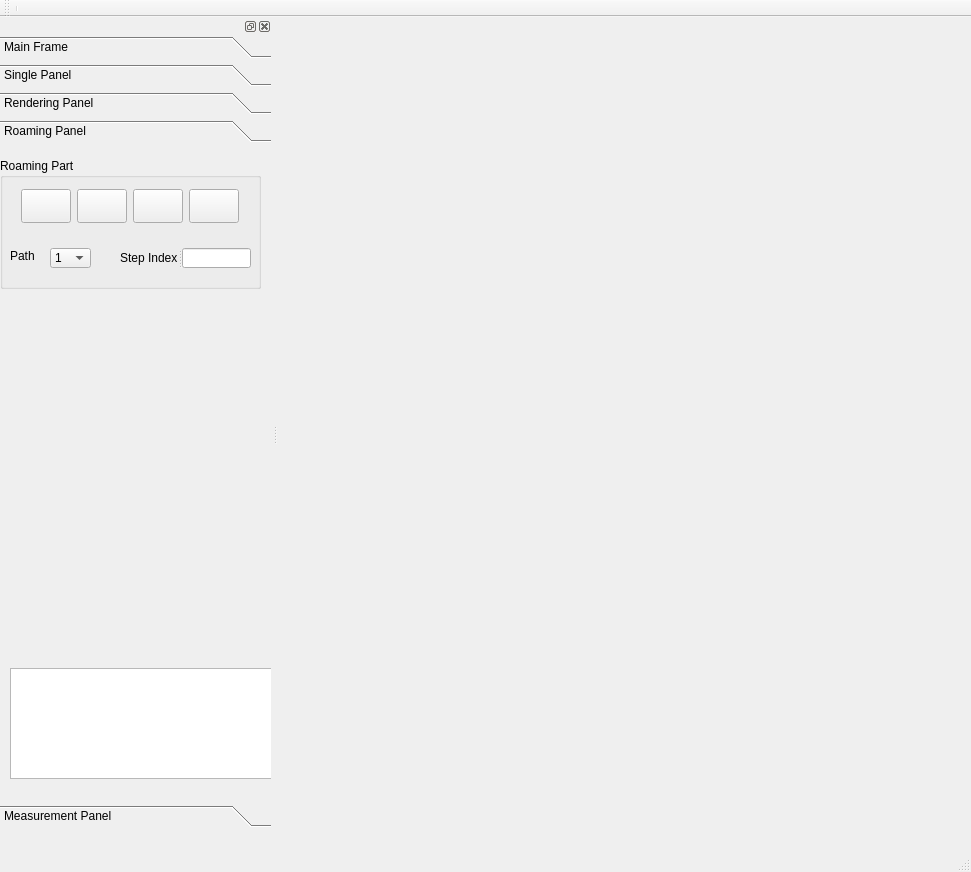
<?xml version="1.0" encoding="UTF-8"?>
<ui version="4.0">
 <class>MainWindow</class>
 <widget class="QMainWindow" name="MainWindow">
  <property name="geometry">
   <rect>
    <x>0</x>
    <y>0</y>
    <width>971</width>
    <height>872</height>
   </rect>
  </property>
  <property name="windowTitle">
   <string>MainWindow</string>
  </property>
  <widget class="QWidget" name="centralWidget"/>
  <widget class="QMenuBar" name="menuBar">
   <property name="geometry">
    <rect>
     <x>0</x>
     <y>0</y>
     <width>971</width>
     <height>23</height>
    </rect>
   </property>
  </widget>
  <widget class="QToolBar" name="mainToolBar">
   <attribute name="toolBarArea">
    <enum>TopToolBarArea</enum>
   </attribute>
   <attribute name="toolBarBreak">
    <bool>false</bool>
   </attribute>
   <addaction name="separator"/>
  </widget>
  <widget class="QStatusBar" name="statusBar"/>
  <widget class="QDockWidget" name="panelDock">
   <property name="sizePolicy">
    <sizepolicy hsizetype="Preferred" vsizetype="Expanding">
     <horstretch>0</horstretch>
     <verstretch>0</verstretch>
    </sizepolicy>
   </property>
   <property name="minimumSize">
    <size>
     <width>272</width>
     <height>38</height>
    </size>
   </property>
   <property name="baseSize">
    <size>
     <width>0</width>
     <height>0</height>
    </size>
   </property>
   <attribute name="dockWidgetArea">
    <number>1</number>
   </attribute>
   <widget class="QWidget" name="dockWidgetContents">
    <property name="sizePolicy">
     <sizepolicy hsizetype="Preferred" vsizetype="Preferred">
      <horstretch>0</horstretch>
      <verstretch>0</verstretch>
     </sizepolicy>
    </property>
    <widget class="QToolBox" name="toolBox">
     <property name="geometry">
      <rect>
       <x>0</x>
       <y>0</y>
       <width>271</width>
       <height>791</height>
      </rect>
     </property>
     <property name="minimumSize">
      <size>
       <width>271</width>
       <height>0</height>
      </size>
     </property>
     <property name="currentIndex">
      <number>3</number>
     </property>
     <widget class="QWidget" name="page">
      <property name="geometry">
       <rect>
        <x>0</x>
        <y>0</y>
        <width>100</width>
        <height>30</height>
        <width>98</width>
        <height>28</height>
       </rect>
      </property>
      <attribute name="label">
       <string>Main Frame</string>
      </attribute>
      <widget class="QWidget" name="widget" native="true">
       <property name="geometry">
        <rect>
         <x>0</x>
         <y>-1</y>
         <width>271</width>
         <height>541</height>
        </rect>
       </property>
       <widget class="QGroupBox" name="groupBox_4">
        <property name="geometry">
         <rect>
          <x>0</x>
          <y>30</y>
          <width>271</width>
          <height>471</height>
         </rect>
        </property>
        <property name="styleSheet">
         <string notr="true">font: 75 12pt &quot;Times New Roman&quot;;</string>
        </property>
        <property name="title">
         <string>Display Mode</string>
        </property>
        <widget class="QSplitter" name="splitter_3">
         <property name="geometry">
          <rect>
           <x>10</x>
           <y>40</y>
           <width>251</width>
           <height>361</height>
          </rect>
         </property>
         <property name="orientation">
          <enum>Qt::Vertical</enum>
         </property>
         <widget class="QPushButton" name="pb_test1view">
          <property name="styleSheet">
           <string notr="true">font: 75 18pt &quot;Times New Roman&quot;;
background-color: rgb(170, 255, 255);</string>
          </property>
          <property name="text">
           <string>Single Show Mode</string>
          </property>
         </widget>
         <widget class="QPushButton" name="pb_test3view">
          <property name="styleSheet">
           <string notr="true">font: 75 18pt &quot;Times New Roman&quot;;
background-color: rgb(170, 170, 255);</string>
          </property>
          <property name="text">
           <string>Roaming Mode</string>
          </property>
         </widget>
         <widget class="QPushButton" name="pb_test2view">
          <property name="styleSheet">
           <string notr="true">font: 75 18pt &quot;Times New Roman&quot;;
background-color: rgb(170, 85, 0);</string>
          </property>
          <property name="text">
           <string>  Compare Mode  </string>
          </property>
         </widget>
         <widget class="QPushButton" name="pb_test4view">
          <property name="styleSheet">
           <string notr="true">font: 75 18pt &quot;Times New Roman&quot;;
background-color: rgb(255, 170, 255);</string>
          </property>
          <property name="text">
           <string>Measurement Mode</string>
          </property>
         </widget>
        </widget>
       </widget>
      </widget>
     </widget>
     <widget class="QWidget" name="page_3">
      <property name="geometry">
       <rect>
        <x>0</x>
        <y>0</y>
        <width>100</width>
        <height>30</height>
       </rect>
      </property>
      <attribute name="label">
       <string>Single Panel</string>
      </attribute>
      <widget class="QWidget" name="widget_2" native="true">
       <property name="geometry">
        <rect>
         <x>0</x>
         <y>0</y>
         <width>271</width>
         <height>571</height>
        </rect>
       </property>
       <widget class="QGroupBox" name="groupBox">
        <property name="geometry">
         <rect>
          <x>0</x>
          <y>10</y>
          <width>271</width>
          <height>221</height>
         </rect>
        </property>
        <property name="styleSheet">
         <string notr="true"/>
        </property>
        <property name="title">
         <string>Segmentation Part</string>
        </property>
        <widget class="QWidget" name="verticalLayoutWidget">
         <property name="geometry">
          <rect>
           <x>0</x>
           <y>20</y>
           <width>201</width>
           <height>137</height>
          </rect>
         </property>
         <layout class="QVBoxLayout" name="verticalLayout">
          <item>
           <widget class="QCommandLinkButton" name="cb_open3dreg">
            <property name="text">
             <string>Open 3D Reginrowing</string>
            </property>
           </widget>
          </item>
          <item>
           <widget class="QCommandLinkButton" name="cb_openlevelset">
            <property name="text">
             <string>Open Level Set</string>
            </property>
           </widget>
          </item>
          <item>
           <widget class="QCommandLinkButton" name="cb_openregdetect">
            <property name="text">
             <string>Open Shape Detection</string>
            </property>
           </widget>
          </item>
         </layout>
        </widget>
        <widget class="QWidget" name="layoutWidget">
         <property name="geometry">
          <rect>
           <x>200</x>
           <y>10</y>
           <width>67</width>
           <height>161</height>
          </rect>
         </property>
         <layout class="QVBoxLayout" name="verticalLayout_3">
          <item>
           <widget class="QComboBox" name="cbb_show_3dreg">
            <item>
             <property name="text">
              <string>Frame</string>
             </property>
            </item>
            <item>
             <property name="text">
              <string>Line</string>
             </property>
            </item>
            <item>
             <property name="text">
              <string>Point</string>
             </property>
            </item>
            <item>
             <property name="text">
              <string>Hide</string>
             </property>
            </item>
           </widget>
          </item>
          <item>
           <widget class="QComboBox" name="cbb_show_ls">
            <item>
             <property name="text">
              <string>Frame</string>
             </property>
            </item>
            <item>
             <property name="text">
              <string>Line</string>
             </property>
            </item>
            <item>
             <property name="text">
              <string>Point</string>
             </property>
            </item>
            <item>
             <property name="text">
              <string>Hide</string>
             </property>
            </item>
           </widget>
          </item>
          <item>
           <widget class="QComboBox" name="cbb_show_sd">
            <item>
             <property name="text">
              <string>Frame</string>
             </property>
            </item>
            <item>
             <property name="text">
              <string>Line</string>
             </property>
            </item>
            <item>
             <property name="text">
              <string>Point</string>
             </property>
            </item>
            <item>
             <property name="text">
              <string>Hide</string>
             </property>
            </item>
           </widget>
          </item>
         </layout>
        </widget>
        <widget class="QCheckBox" name="cb_collectionShow">
         <property name="geometry">
          <rect>
           <x>150</x>
           <y>190</y>
           <width>111</width>
           <height>20</height>
          </rect>
         </property>
         <property name="text">
          <string>Collection Show</string>
         </property>
        </widget>
       </widget>
       <widget class="QGroupBox" name="groupBox_2">
        <property name="geometry">
         <rect>
          <x>0</x>
          <y>240</y>
          <width>261</width>
          <height>71</height>
         </rect>
        </property>
        <property name="title">
         <string>CenterLine Part</string>
        </property>
        <widget class="QWidget" name="layoutWidget">
         <property name="geometry">
          <rect>
           <x>11</x>
           <y>20</y>
           <width>241</width>
           <height>20</height>
          </rect>
         </property>
         <layout class="QHBoxLayout" name="horizontalLayout_3">
          <item>
           <widget class="QCheckBox" name="cb_ctrline_method1">
            <property name="text">
             <string>Method 1</string>
            </property>
           </widget>
          </item>
          <item>
           <widget class="QCheckBox" name="cb_ctrline_method2">
            <property name="text">
             <string>Method 2</string>
            </property>
           </widget>
          </item>
          <item>
           <widget class="QCheckBox" name="cb_ctrline_method3">
            <property name="text">
             <string>Method 3</string>
            </property>
           </widget>
          </item>
         </layout>
        </widget>
        <widget class="QRadioButton" name="rb_pointpicker">
         <property name="geometry">
          <rect>
           <x>160</x>
           <y>50</y>
           <width>89</width>
           <height>16</height>
          </rect>
         </property>
         <property name="text">
          <string>Point Picker</string>
         </property>
        </widget>
       </widget>
       <widget class="QGroupBox" name="groupBox_6">
        <property name="geometry">
         <rect>
          <x>0</x>
          <y>330</y>
          <width>261</width>
          <height>171</height>
         </rect>
        </property>
        <property name="title">
         <string>measure on stl</string>
        </property>
        <widget class="QCheckBox" name="cb_cuttingwidget">
         <property name="geometry">
          <rect>
           <x>20</x>
           <y>20</y>
           <width>81</width>
           <height>21</height>
          </rect>
         </property>
         <property name="text">
          <string>cutter</string>
         </property>
        </widget>
        <widget class="QTextEdit" name="textEdit">
         <property name="geometry">
          <rect>
           <x>20</x>
           <y>90</y>
           <width>221</width>
           <height>81</height>
          </rect>
         </property>
        </widget>
        <widget class="QWidget" name="layoutWidget">
         <property name="geometry">
          <rect>
           <x>20</x>
           <y>50</y>
           <width>221</width>
           <height>25</height>
          </rect>
         </property>
         <layout class="QHBoxLayout" name="horizontalLayout_2">
          <item>
           <widget class="QPushButton" name="pb_cut">
            <property name="text">
             <string>Cut</string>
            </property>
           </widget>
          </item>
          <item>
           <widget class="QCheckBox" name="cb_cuttingContour">
            <property name="text">
             <string>cutting cotour</string>
            </property>
           </widget>
          </item>
         </layout>
        </widget>
       </widget>
      </widget>
     </widget>
     <widget class="QWidget" name="page_2">
      <property name="geometry">
       <rect>
        <x>0</x>
        <y>0</y>
        <width>100</width>
        <height>30</height>
       </rect>
      </property>
      <attribute name="label">
       <string>Rendering Panel</string>
      </attribute>
      <widget class="QWidget" name="verticalLayoutWidget_4">
       <property name="geometry">
        <rect>
         <x>0</x>
         <y>0</y>
         <width>271</width>
         <height>151</height>
        </rect>
       </property>
       <layout class="QVBoxLayout" name="verticalLayout_2">
        <item>
         <widget class="QGroupBox" name="groupBox_7">
          <property name="title">
           <string>Surface Rendering</string>
          </property>
          <widget class="QPushButton" name="pb_openSurface">
           <property name="geometry">
            <rect>
             <x>184</x>
             <y>10</y>
             <width>81</width>
             <height>23</height>
            </rect>
           </property>
           <property name="text">
            <string>Open Surface</string>
           </property>
          </widget>
          <widget class="QWidget" name="layoutWidget_2">
           <property name="geometry">
            <rect>
             <x>5</x>
             <y>40</y>
             <width>136</width>
             <height>41</height>
            </rect>
           </property>
           <layout class="QVBoxLayout" name="verticalLayout_10">
            <item>
             <layout class="QHBoxLayout" name="horizontalLayout_11">
              <item>
               <widget class="QLabel" name="label_5">
                <property name="text">
                 <string>RelaxationFactor </string>
                </property>
               </widget>
              </item>
              <item>
               <widget class="QLabel" name="m_labelRelaxationFactor">
                <property name="text">
                 <string>0.00</string>
                </property>
               </widget>
              </item>
             </layout>
            </item>
            <item>
             <widget class="QSlider" name="m_hsRelaxationFactor">
              <property name="styleSheet">
               <string notr="true">QSlider::groove:horizontal {
border: 1px solid #bbb;
background: white;
height: 10px;
border-radius: 4px;
}

QSlider::sub-page:horizontal {
background: qlineargradient(x1: 0, y1: 0,    x2: 0, y2: 1,
    stop: 0 #66e, stop: 1 #bbf);
background: qlineargradient(x1: 0, y1: 0.2, x2: 1, y2: 1,
    stop: 0 #bbf, stop: 1 #55f);
border: 1px solid #777;
height: 10px;
border-radius: 4px;
}

QSlider::add-page:horizontal {
background: #fff;
border: 1px solid #777;
height: 10px;
border-radius: 4px;
}

QSlider::handle:horizontal {
background: qlineargradient(x1:0, y1:0, x2:1, y2:1,
    stop:0 #eee, stop:1 #ccc);
border: 1px solid #777;
width: 13px;
margin-top: -2px;
margin-bottom: -2px;
border-radius: 4px;
}

QSlider::handle:horizontal:hover {
background: qlineargradient(x1:0, y1:0, x2:1, y2:1,
    stop:0 #fff, stop:1 #ddd);
border: 1px solid #444;
border-radius: 4px;
}

QSlider::sub-page:horizontal:disabled {
background: #bbb;
border-color: #999;
}

QSlider::add-page:horizontal:disabled {
background: #eee;
border-color: #999;
}

QSlider::handle:horizontal:disabled {
background: #eee;
border: 1px solid #aaa;
border-radius: 4px;
}</string>
              </property>
              <property name="orientation">
               <enum>Qt::Horizontal</enum>
              </property>
             </widget>
            </item>
           </layout>
          </widget>
          <widget class="QWidget" name="layoutWidget_3">
           <property name="geometry">
            <rect>
             <x>150</x>
             <y>40</y>
             <width>121</width>
             <height>41</height>
            </rect>
           </property>
           <layout class="QVBoxLayout" name="verticalLayout_9">
            <item>
             <layout class="QHBoxLayout" name="horizontalLayout_10">
              <item>
               <widget class="QLabel" name="label_6">
                <property name="text">
                 <string>iterNums</string>
                </property>
               </widget>
              </item>
              <item>
               <widget class="QLabel" name="m_labelIterNums">
                <property name="text">
                 <string>0</string>
                </property>
               </widget>
              </item>
             </layout>
            </item>
            <item>
             <widget class="QSlider" name="m_hsIterNums">
              <property name="styleSheet">
               <string notr="true">QSlider::groove:horizontal {
border: 1px solid #bbb;
background: white;
height: 10px;
border-radius: 4px;
}

QSlider::sub-page:horizontal {
background: qlineargradient(x1: 0, y1: 0,    x2: 0, y2: 1,
    stop: 0 #66e, stop: 1 #bbf);
background: qlineargradient(x1: 0, y1: 0.2, x2: 1, y2: 1,
    stop: 0 #bbf, stop: 1 #55f);
border: 1px solid #777;
height: 10px;
border-radius: 4px;
}

QSlider::add-page:horizontal {
background: #fff;
border: 1px solid #777;
height: 10px;
border-radius: 4px;
}

QSlider::handle:horizontal {
background: qlineargradient(x1:0, y1:0, x2:1, y2:1,
    stop:0 #eee, stop:1 #ccc);
border: 1px solid #777;
width: 13px;
margin-top: -2px;
margin-bottom: -2px;
border-radius: 4px;
}

QSlider::handle:horizontal:hover {
background: qlineargradient(x1:0, y1:0, x2:1, y2:1,
    stop:0 #fff, stop:1 #ddd);
border: 1px solid #444;
border-radius: 4px;
}

QSlider::sub-page:horizontal:disabled {
background: #bbb;
border-color: #999;
}

QSlider::add-page:horizontal:disabled {
background: #eee;
border-color: #999;
}

QSlider::handle:horizontal:disabled {
background: #eee;
border: 1px solid #aaa;
border-radius: 4px;
}</string>
              </property>
              <property name="maximum">
               <number>1000</number>
              </property>
              <property name="orientation">
               <enum>Qt::Horizontal</enum>
              </property>
             </widget>
            </item>
           </layout>
          </widget>
          <widget class="QWidget" name="layoutWidget_4">
           <property name="geometry">
            <rect>
             <x>150</x>
             <y>90</y>
             <width>121</width>
             <height>43</height>
            </rect>
           </property>
           <layout class="QVBoxLayout" name="verticalLayout_15">
            <item>
             <layout class="QHBoxLayout" name="horizontalLayout_13">
              <item>
               <widget class="QLabel" name="label_9">
                <property name="text">
                 <string>speed</string>
                </property>
               </widget>
              </item>
              <item>
               <widget class="QLabel" name="label_10">
                <property name="text">
                 <string/>
                </property>
               </widget>
              </item>
             </layout>
            </item>
            <item>
             <widget class="QSlider" name="m_hsspeed">
              <property name="styleSheet">
               <string notr="true">QSlider::groove:horizontal {
border: 1px solid #bbb;
background: white;
height: 10px;
border-radius: 4px;
}

QSlider::sub-page:horizontal {
background: qlineargradient(x1: 0, y1: 0,    x2: 0, y2: 1,
    stop: 0 #66e, stop: 1 #bbf);
background: qlineargradient(x1: 0, y1: 0.2, x2: 1, y2: 1,
    stop: 0 #bbf, stop: 1 #55f);
border: 1px solid #777;
height: 10px;
border-radius: 4px;
}

QSlider::add-page:horizontal {
background: #fff;
border: 1px solid #777;
height: 10px;
border-radius: 4px;
}

QSlider::handle:horizontal {
background: qlineargradient(x1:0, y1:0, x2:1, y2:1,
    stop:0 #eee, stop:1 #ccc);
border: 1px solid #777;
width: 13px;
margin-top: -2px;
margin-bottom: -2px;
border-radius: 4px;
}

QSlider::handle:horizontal:hover {
background: qlineargradient(x1:0, y1:0, x2:1, y2:1,
    stop:0 #fff, stop:1 #ddd);
border: 1px solid #444;
border-radius: 4px;
}

QSlider::sub-page:horizontal:disabled {
background: #bbb;
border-color: #999;
}

QSlider::add-page:horizontal:disabled {
background: #eee;
border-color: #999;
}

QSlider::handle:horizontal:disabled {
background: #eee;
border: 1px solid #aaa;
border-radius: 4px;
}</string>
              </property>
              <property name="orientation">
               <enum>Qt::Horizontal</enum>
              </property>
             </widget>
            </item>
           </layout>
          </widget>
          <widget class="QCheckBox" name="cb_sur_freeroaming">
           <property name="geometry">
            <rect>
             <x>10</x>
             <y>100</y>
             <width>121</width>
             <height>21</height>
            </rect>
           </property>
           <property name="text">
            <string>free roaming on</string>
           </property>
          </widget>
         </widget>
        </item>
       </layout>
      </widget>
      <widget class="QGroupBox" name="groupBox_8">
       <property name="geometry">
        <rect>
         <x>0</x>
         <y>150</y>
         <width>271</width>
         <height>521</height>
        </rect>
       </property>
       <property name="title">
        <string>Volume Rendering</string>
       </property>
       <widget class="QWidget" name="verticalLayoutWidget_2">
        <property name="geometry">
         <rect>
          <x>0</x>
          <y>60</y>
          <width>271</width>
          <height>491</height>
         </rect>
        </property>
        <layout class="QVBoxLayout" name="vlayout_rendering"/>
       </widget>
       <widget class="QWidget" name="layoutWidget">
        <property name="geometry">
         <rect>
          <x>0</x>
          <y>20</y>
          <width>276</width>
          <height>36</height>
         </rect>
        </property>
        <layout class="QHBoxLayout" name="horizontalLayout_4">
         <item>
          <widget class="QPushButton" name="pb_openMask">
           <property name="text">
            <string>Open Mask</string>
           </property>
          </widget>
         </item>
         <item>
          <widget class="QLabel" name="label_3">
           <property name="autoFillBackground">
            <bool>true</bool>
           </property>
           <property name="styleSheet">
            <string notr="true">
color: rgb(255, 0, 0);
font: 22pt &quot;Agency FB&quot;;</string>
           </property>
           <property name="text">
            <string>+</string>
           </property>
           <property name="alignment">
            <set>Qt::AlignCenter</set>
           </property>
          </widget>
         </item>
         <item>
          <widget class="QPushButton" name="pb_openVolume">
           <property name="text">
            <string>Open Raw</string>
           </property>
          </widget>
         </item>
         <item>
          <widget class="QLabel" name="label_4">
           <property name="autoFillBackground">
            <bool>true</bool>
           </property>
           <property name="styleSheet">
            <string notr="true">
color: rgb(255, 0, 0);
font: 22pt &quot;Agency FB&quot;;</string>
           </property>
           <property name="text">
            <string>=</string>
           </property>
           <property name="alignment">
            <set>Qt::AlignCenter</set>
           </property>
          </widget>
         </item>
         <item>
          <widget class="QPushButton" name="pb_buildVolume">
           <property name="text">
            <string>volume</string>
           </property>
          </widget>
         </item>
        </layout>
       </widget>
      </widget>
     </widget>
     <widget class="QWidget" name="page_4">
      <property name="geometry">
       <rect>
        <x>0</x>
        <y>0</y>
        <width>98</width>
        <height>28</height>
       </rect>
      </property>
      <attribute name="label">
       <string>Roaming Panel</string>
      </attribute>
      <widget class="QGroupBox" name="groupBox_3">
       <property name="geometry">
        <rect>
         <x>0</x>
         <y>10</y>
         <width>261</width>
         <height>131</height>
        </rect>
       </property>
       <property name="title">
        <string>Roaming Part</string>
       </property>
       <widget class="QLabel" name="label">
        <property name="geometry">
         <rect>
          <x>10</x>
          <y>90</y>
          <width>31</width>
          <height>16</height>
         </rect>
        </property>
        <property name="text">
         <string>Path</string>
        </property>
       </widget>
       <widget class="QComboBox" name="cbb_curPath">
        <property name="geometry">
         <rect>
          <x>50</x>
          <y>90</y>
          <width>41</width>
          <height>20</height>
         </rect>
        </property>
        <item>
         <property name="text">
          <string>1</string>
         </property>
        </item>
        <item>
         <property name="text">
          <string>2</string>
         </property>
        </item>
       </widget>
       <widget class="QSplitter" name="splitter_2">
        <property name="geometry">
         <rect>
          <x>120</x>
          <y>90</y>
          <width>131</width>
          <height>20</height>
         </rect>
        </property>
        <property name="orientation">
         <enum>Qt::Horizontal</enum>
        </property>
        <widget class="QLabel" name="label_2">
         <property name="text">
          <string>Step Index</string>
         </property>
        </widget>
        <widget class="QLineEdit" name="lineEdit"/>
       </widget>
       <widget class="QWidget" name="layoutWidget">
        <property name="geometry">
         <rect>
          <x>10</x>
          <y>20</y>
          <width>240</width>
          <height>56</height>
         </rect>
        </property>
        <layout class="QHBoxLayout" name="horizontalLayout">
         <item>
          <widget class="QToolButton" name="tb_play">
           <property name="autoFillBackground">
            <bool>false</bool>
           </property>
           <property name="styleSheet">
            <string notr="true"/>
           </property>
           <property name="text">
            <string/>
           </property>
           <property name="icon">
            <iconset resource="resources.qrc">
             <normaloff>:/res/icon/play.png</normaloff>:/res/icon/play.png</iconset>
           </property>
           <property name="iconSize">
            <size>
             <width>48</width>
             <height>48</height>
            </size>
           </property>
          </widget>
         </item>
         <item>
          <widget class="QToolButton" name="tb_stop">
           <property name="autoFillBackground">
            <bool>true</bool>
           </property>
           <property name="text">
            <string/>
           </property>
           <property name="icon">
            <iconset resource="resources.qrc">
             <normaloff>:/res/icon/stop.png</normaloff>:/res/icon/stop.png</iconset>
           </property>
           <property name="iconSize">
            <size>
             <width>48</width>
             <height>48</height>
            </size>
           </property>
          </widget>
         </item>
         <item>
          <widget class="QToolButton" name="tb_backward">
           <property name="autoFillBackground">
            <bool>true</bool>
           </property>
           <property name="text">
            <string/>
           </property>
           <property name="icon">
            <iconset resource="resources.qrc">
             <normaloff>:/res/icon/previous.png</normaloff>:/res/icon/previous.png</iconset>
           </property>
           <property name="iconSize">
            <size>
             <width>48</width>
             <height>48</height>
            </size>
           </property>
          </widget>
         </item>
         <item>
          <widget class="QToolButton" name="tb_forward">
           <property name="autoFillBackground">
            <bool>true</bool>
           </property>
           <property name="text">
            <string/>
           </property>
           <property name="icon">
            <iconset resource="resources.qrc">
             <normaloff>:/res/icon/next.png</normaloff>:/res/icon/next.png</iconset>
           </property>
           <property name="iconSize">
            <size>
             <width>48</width>
             <height>48</height>
            </size>
           </property>
          </widget>
         </item>
        </layout>
       </widget>
      </widget>
      <widget class="QWidget" name="NavgunitWidget" native="true">
       <property name="geometry">
        <rect>
         <x>0</x>
         <y>160</y>
         <width>281</width>
         <height>351</height>
        </rect>
       </property>
       <property name="sizePolicy">
        <sizepolicy hsizetype="Preferred" vsizetype="Preferred">
         <horstretch>0</horstretch>
         <verstretch>0</verstretch>
        </sizepolicy>
       </property>
      </widget>
      <widget class="QTextEdit" name="tb_rawdatainfo">
       <property name="geometry">
        <rect>
         <x>10</x>
         <y>520</y>
         <width>271</width>
         <height>111</height>
        </rect>
       </property>
      </widget>
     </widget>
     <widget class="QWidget" name="page_5">
      <property name="geometry">
       <rect>
        <x>0</x>
        <y>0</y>
        <width>100</width>
        <height>30</height>
        <width>98</width>
        <height>28</height>
       </rect>
      </property>
      <attribute name="label">
       <string>Measurement Panel</string>
      </attribute>
      <widget class="QWidget" name="verticalLayoutWidget_3">
       <property name="geometry">
        <rect>
         <x>0</x>
         <y>0</y>
         <width>271</width>
         <height>541</height>
        </rect>
       </property>
       <layout class="QVBoxLayout" name="verticalLayout_4">
        <item>
         <widget class="QGroupBox" name="groupBox_5">
          <property name="title">
           <string>Measurement Part</string>
          </property>
          <widget class="QTextEdit" name="tb_infoBrowser">
           <property name="geometry">
            <rect>
             <x>10</x>
             <y>110</y>
             <width>221</width>
             <height>71</height>
            </rect>
           </property>
          </widget>
          <widget class="QWidget" name="layoutWidget">
           <property name="geometry">
            <rect>
             <x>10</x>
             <y>30</y>
             <width>221</width>
             <height>62</height>
            </rect>
           </property>
           <layout class="QVBoxLayout" name="verticalLayout_5">
            <item>
             <widget class="QCheckBox" name="cb_showVirtualCuttingWidget">
              <property name="text">
               <string>show virtual cutter</string>
              </property>
             </widget>
            </item>
            <item>
             <widget class="QCheckBox" name="cb_showResliceVirtualCuttingPlane">
              <property name="text">
               <string>show reslice plane</string>
              </property>
             </widget>
            </item>
            <item>
             <widget class="QCheckBox" name="cb_distanceMeasure">
              <property name="text">
               <string>show distance measure</string>
              </property>
             </widget>
            </item>
           </layout>
          </widget>
         </widget>
        </item>
       </layout>
      </widget>
     </widget>
    </widget>
   </widget>
  </widget>
 </widget>
 <layoutdefault spacing="6" margin="11"/>
 <resources>
  <include location="resources.qrc"/>
 </resources>
 <connections/>
</ui>
